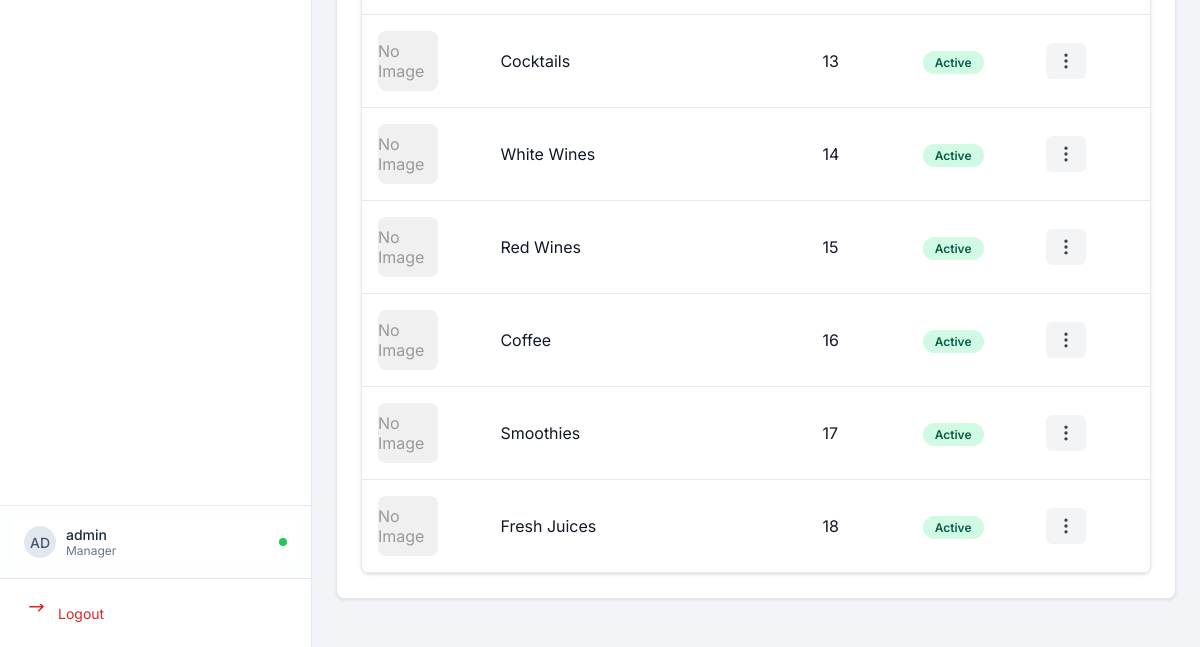
/manager/categories.php?restaurant_id=3 (signed in, lower part), run on an earlier commit of the app's database.
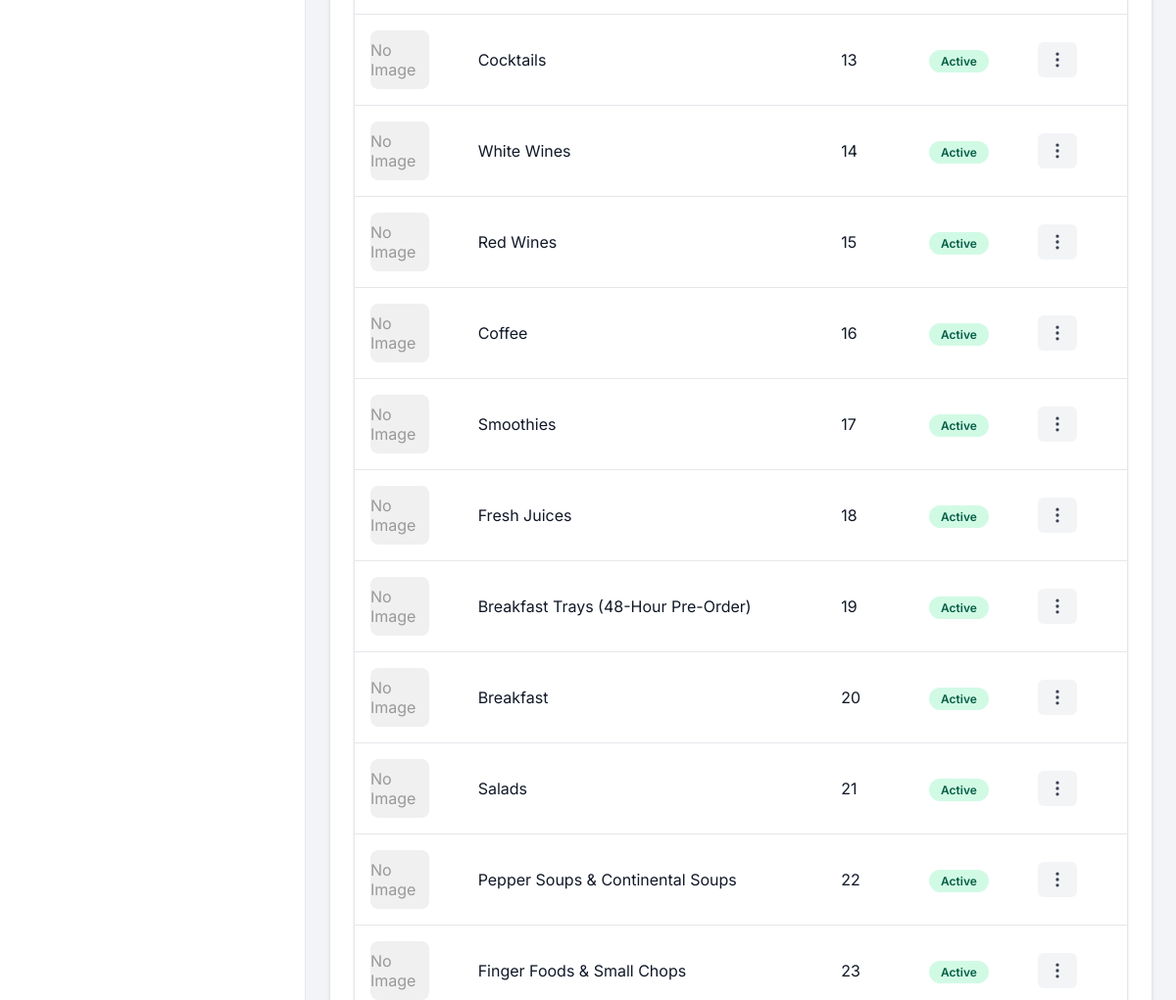
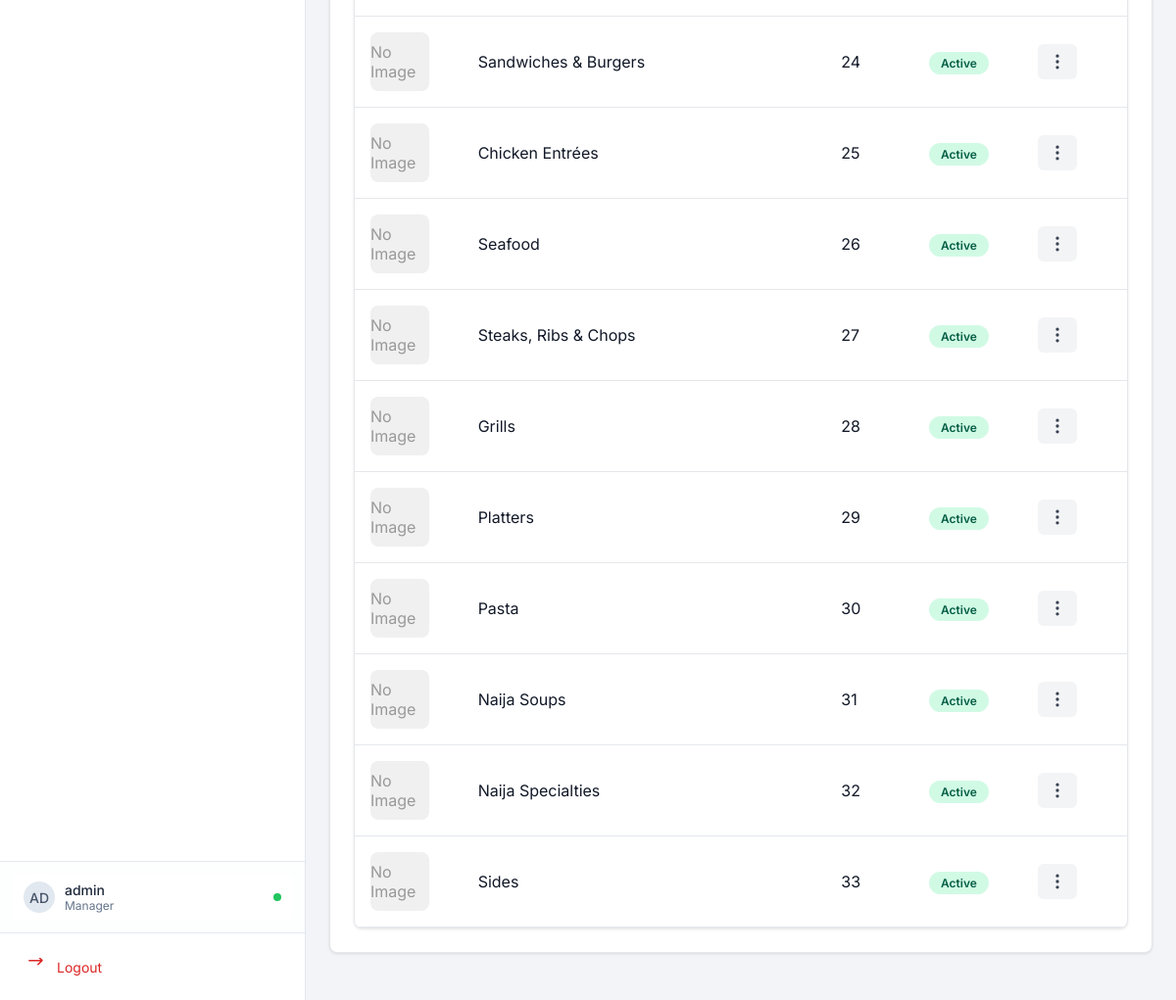
And on a later commit of the database (2 pictures, top to bottom).
### tables this page shows
CREATE TABLE `categories` (
  `id` int(11) NOT NULL,
  `restaurant_id` int(11) NOT NULL,
  `name` varchar(255) NOT NULL,
  `slug` varchar(255) NOT NULL,
  `image` varchar(255) DEFAULT NULL,
  `description` text DEFAULT NULL,
  `display_order` int(11) DEFAULT 0,
  `is_active` tinyint(1) DEFAULT 1,
  `created_at` timestamp NOT NULL DEFAULT current_timestamp(),
  `updated_at` timestamp NOT NULL DEFAULT current_timestamp() ON UPDATE current_timestamp()
);

### manager/categories.php (the view, shortened to what this page needs)
<?php
$restaurantId = null;
if (isSuperAdmin()) {
    $restaurantId = isset($_GET['restaurant_id']) ? intval($_GET['restaurant_id']) : null;
} else {
    $restaurantId = getCurrentUserRestaurantId();
    if (!$restaurantId) {
        die('No restaurant associated with your account. Please contact administrator.');
    }
}
$pdo = getDBConnection();
$categories = [];
if ($pdo && $restaurantId) {
    $stmt = $pdo->prepare("SELECT * FROM categories WHERE restaurant_id = ? ORDER BY display_order ASC, name ASC");
    $stmt->execute([$restaurantId]);
    $categories = $stmt->fetchAll();
}
include __DIR__ . '/../includes/manager-layout.php';
?>
        <div class="settings-card">
            <div class="table-wrapper">
            <table class="table">
                <tbody>
                    <?php if (empty($categories)): ?>
                        <tr>
                            <td colspan="5" style="text-align: center; padding: 40px; color: var(--muted);">No categories found.</td>
                        </tr>
                    <?php else: ?>
                        <?php foreach ($categories as $category): ?>
                            <tr>
                                <td>
                                    <?php if ($category['image']): ?>
                                        <img src="<?php echo UPLOAD_URL . '/categories/' . htmlspecialchars($category['image']); ?>" alt="" class="menu-item-image">
                                    <?php else: ?>
                                        <div class="menu-item-image" style="background: #f0f0f0; display: flex; align-items: center; justify-content: center; color: #999;">No Image</div>
                                    <?php endif; ?>
                                </td>
                                <td><?php echo htmlspecialchars($category['name']); ?></td>
                                <td><?php echo $category['display_order']; ?></td>
                                <td><span style="padding: 4px 12px; border-radius: 20px; font-size: 12px; font-weight: 600; background: <?php echo $category['is_active'] ? '#d1fae5' : '#fee2e2'; ?>; color: <?php echo $category['is_active'] ? '#065f46' : '#991b1b'; ?>"><?php echo $category['is_active'] ? 'Active' : 'Inactive'; ?></span></td>
                                <td class="actions-cell">
                                    <button class="actions-btn" onclick="toggleDropdown(this)" title="Actions">
                                        <svg xmlns="http://www.w3.org/2000/svg" fill="none" viewBox="0 0 24 24" stroke="currentColor" width="20" height="20">
                                            <path stroke-linecap="round" stroke-linejoin="round" stroke-width="2" d="M12 5v.01M12 12v.01M12 19v.01M12 6a1 1 0 110-2 1 1 0 010 2zm0 7a1 1 0 110-2 1 1 0 010 2zm0 7a1 1 0 110-2 1 1 0 010 2z" />
                                        </svg>
                                    </button>
                                </td>
                            </tr>
                        <?php endforeach; ?>
                    <?php endif; ?>
                </tbody>
            </table>
            </div>
        </div>
<?php include __DIR__ . '/../includes/admin-footer.php'; ?>

### includes/manager-layout.php (shortened to what this page needs)
<!DOCTYPE html>
<html lang="en">
<head>
<link rel="stylesheet" href="<?php echo htmlspecialchars(defined('SITE_URL') ? SITE_URL . '/assets/css/admin.css' : '../assets/css/admin.css'); ?>">
</head>
<body>
<div class="app">
  <?php include __DIR__ . '/sidebar-manager.php'; ?>
  <div class="content">
    <main>

### includes/sidebar-manager.php (shortened to what this page needs)
<?php
$userInfo = null;
$restaurantName = '';
$username = $_SESSION['username'] ?? 'Manager';
$userEmail = $userInfo['email'] ?? '';
$userInitials = strtoupper(substr($username, 0, 2));
?>
<aside class="sidebar-modern" id="sidebar">
    <nav class="sidebar-nav">
    </nav>
    <div class="sidebar-footer-modern">
        <div class="sidebar-profile">
            <?php if (!isset($_COOKIE['sidebar_collapsed']) || $_COOKIE['sidebar_collapsed'] !== 'true'): ?>
                <div class="profile-card">
                    <div class="profile-avatar"><?php echo htmlspecialchars($userInitials); ?></div>
                    <div class="profile-info">
                        <p class="profile-name"><?php echo htmlspecialchars($username); ?></p>
                        <p class="profile-role"><?php echo htmlspecialchars($restaurantName ?: ($userEmail ?: 'Manager')); ?></p>
                    </div>
                    <div class="profile-status" title="Online"></div>
                </div>
            <?php endif; ?>
        </div>
        <div class="sidebar-logout">
            <a
                href="/admin/logout.php"
                class="logout-btn"
                title="Logout"
            >
                <div class="nav-icon-wrapper">
                    <svg xmlns="http://www.w3.org/2000/svg" fill="none" viewBox="0 0 24 24" stroke-width="2" stroke="currentColor" class="nav-icon logout-icon">
                        <path stroke-linecap="round" stroke-linejoin="round" d="M15.75 9l5.5-5.5m0 0l-5.5-5.5m5.5 5.5H3.75" />
                    </svg>
                </div>
                <span class="nav-text">Logout</span>
            </a>
        </div>
    </div>
</aside>

### includes/admin-footer.php (shortened to what this page needs)
    </main>
  </div>
</div>
</body>
</html>

### assets/css/admin.css (style rules this page uses)
:root { --text-dark: #1F2937; --text-gray: #6B7280; --text-light: #9CA3AF; --bg-light: #F9FAFB; --border-light: #E5E7EB; --success-green: #059669; --success-bg: #D1FAE5; --error-red: #DC2626; --error-bg: #FEE2E2; --warning-bg: #F3F4F6; --warning-text: #4b5563; --chart-orange: #D97706; --chart-red: #B91C1C; --chart-brown: #92400E; --chart-yellow: #FDE68A; --chart-warm: #F59E0B; }
* { transition-property: color, background-color, border-color, transform, box-shadow; transition-duration: 0.2s; transition-timing-function: ease; }
.settings-card { background: #fff; border-radius: 8px; box-shadow: 0 1px 3px rgba(0,0,0,0.1); padding: 24px; margin-bottom: 24px; border: 1px solid var(--border-light); }
.table-wrapper { background: #fff; border-radius: 8px; box-shadow: 0 1px 3px rgba(0,0,0,0.1); overflow-x: auto; border: 1px solid var(--border-light); }
.actions-cell { position: relative; }
.actions-btn { background: #f3f4f6; border: none; padding: 8px 10px; border-radius: 6px; cursor: pointer; font-size: 0.813rem; display: flex; align-items: center; justify-content: center; transition: background 0.2s; color: #374151; }

### includes/manager-layout.php (style rules this page uses)
:root { --bg:#f2f4f7; --sidebar:#0f172a; --primary:#1e3a5f; --primary-dark:#0f172a; --danger:#dc2626; --text:#111827; --muted:#6b7280; --card:#ffffff; --radius:14px; }
* { box-sizing:border-box; margin:0; padding:0; }
html,body { overflow-x:hidden; }
body { font-family:Inter,sans-serif; background:var(--bg); color:var(--text); }
.app { display:flex; min-height:100vh; }
.sidebar-modern { position:fixed; top:0; left:0; height:100%; background:white; border-right:1px solid #e2e8f0; z-index:40; transition:all 0.3s ease-in-out; display:flex; flex-direction:column; width:312px; transform:translateX(-100%); }
.sidebar-nav { flex:1; padding:8px 12px; overflow-y:auto; }
.nav-icon-wrapper { display:flex; align-items:center; justify-content:center; min-width:24px; }
.nav-icon { width:18px; height:18px; flex-shrink:0; }
.nav-text { font-size:14px; font-weight:400; }
.sidebar-footer-modern { margin-top:auto; border-top:1px solid #e2e8f0; }
.sidebar-profile { border-bottom:1px solid #e2e8f0; background:rgba(248,250,252,0.3); padding:12px; }
.profile-card { display:flex; align-items:center; padding:8px 12px; border-radius:6px; background:white; transition:background 0.2s; }
.profile-avatar { width:32px; height:32px; background:#e2e8f0; border-radius:50%; display:flex; align-items:center; justify-content:center; color:#475569; font-weight:500; font-size:14px; }
.profile-info { flex:1; min-width:0; margin-left:10px; }
.profile-name { font-size:14px; font-weight:500; color:#1e293b; white-space:nowrap; overflow:hidden; text-overflow:ellipsis; }
.profile-role { font-size:12px; color:#64748b; white-space:nowrap; overflow:hidden; text-overflow:ellipsis; }
.profile-status { width:8px; height:8px; background:#22c55e; border-radius:50%; margin-left:8px; }
.sidebar-logout { padding:12px; }
.logout-btn { width:100%; display:flex; align-items:center; gap:10px; padding:10px 12px; border-radius:6px; text-decoration:none; transition:all 0.2s; color:#dc2626; font-size:14px; font-weight:400; }
.logout-btn .nav-icon-wrapper { display:flex; align-items:center; justify-content:center; flex-shrink:0; min-width:24px; width:24px; height:24px; }
.logout-btn .nav-icon { width:18px; height:18px; }
.logout-btn .nav-text { flex:1; text-align:left; line-height:1.5; }
.logout-btn .logout-icon { color:#dc2626; }
.content { margin-left:0; flex:1; transition:all 0.3s ease-in-out; width:100%; }
.sidebar-modern.open ~ .content, .sidebar-modern:not(.collapsed) ~ .content { margin-left:312px; }
main { padding:24px; }
.table { width:100%; border-collapse:collapse; }
@media (min-width:769px) { .sidebar-modern { transform:translateX(0) !important; } }
@media (min-width:769px) { .content { margin-left:312px !important; } }

### manager/categories.php (style rules this page uses)
.menu-item-image { width: 60px; height: 60px; object-fit: cover; border-radius: 8px; }
.table { width: 100%; border-collapse: collapse; }

What changed in the data, as far as the page shows it:
added categories: shows "No Image", name "Breakfast Trays (48-Hour Pre-Order)", display_order "19", is_active "Active"
added categories: shows "No Image", name "Breakfast", display_order "20", is_active "Active"
added categories: shows "No Image", name "Salads", display_order "21", is_active "Active"
added categories: shows "No Image", name "Pepper Soups & Continental Soups", display_order "22", is_active "Active"
added categories: shows "No Image", name "Finger Foods & Small Chops", display_order "23", is_active "Active"
added categories: shows "No Image", name "Sandwiches & Burgers", display_order "24", is_active "Active"
added categories: shows "No Image", name "Chicken Entrées", display_order "25", is_active "Active"
added categories: shows "No Image", name "Seafood", display_order "26", is_active "Active"
added categories: shows "No Image", name "Steaks, Ribs & Chops", display_order "27", is_active "Active"
added categories: shows "No Image", name "Grills", display_order "28", is_active "Active"
added categories: shows "No Image", name "Platters", display_order "29", is_active "Active"
added categories: shows "No Image", name "Pasta", display_order "30", is_active "Active"
added categories: shows "No Image", name "Naija Soups", display_order "31", is_active "Active"
added categories: shows "No Image", name "Naija Specialties", display_order "32", is_active "Active"
added categories: shows "No Image", name "Sides", display_order "33", is_active "Active"
